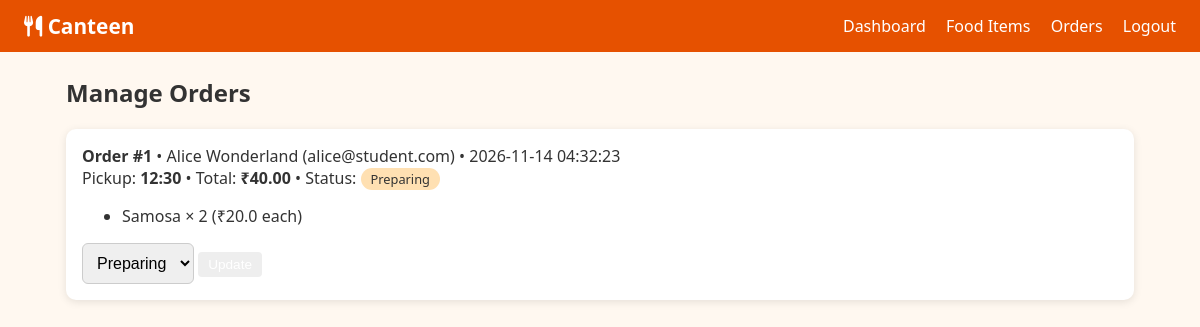
Page /admin/orders (signed in) on the committed database.
### tables this page shows
CREATE TABLE orders (
        order_id INTEGER PRIMARY KEY AUTOINCREMENT,
        user_id INTEGER NOT NULL,
        total_amount REAL NOT NULL,
        pickup_time TEXT NOT NULL,
        order_status TEXT NOT NULL DEFAULT 'Pending',
        created_at TIMESTAMP DEFAULT CURRENT_TIMESTAMP,
        FOREIGN KEY (user_id) REFERENCES users(user_id)
    );

CREATE TABLE users (
        user_id INTEGER PRIMARY KEY AUTOINCREMENT,
        name TEXT NOT NULL,
        email TEXT UNIQUE NOT NULL,
        password_hash TEXT NOT NULL,
        role TEXT NOT NULL DEFAULT 'student'
    );

CREATE TABLE order_items (
        order_item_id INTEGER PRIMARY KEY AUTOINCREMENT,
        order_id INTEGER NOT NULL,
        food_id INTEGER NOT NULL,
        quantity INTEGER NOT NULL,
        price REAL NOT NULL,
        FOREIGN KEY (order_id) REFERENCES orders(order_id),
        FOREIGN KEY (food_id) REFERENCES food_items(food_id)
    );

CREATE TABLE food_items (
        food_id INTEGER PRIMARY KEY AUTOINCREMENT,
        food_name TEXT NOT NULL,
        description TEXT,
        price REAL NOT NULL,
        category TEXT NOT NULL,
        image TEXT,
        availability TEXT NOT NULL DEFAULT 'Available'
    );

### app.py (the view)
@app.route("/admin/orders")
@admin_required
def admin_orders():
    orders = orders_with_items()
    return render_template("admin_orders.html", orders=orders)

### app.py (called while the page is built)
def get_db():
    if "db" not in g:
        g.db = sqlite3.connect(DB_PATH)
        g.db.row_factory = sqlite3.Row
        g.db.execute("PRAGMA foreign_keys = ON;")
    return g.db

def admin_required(f):
    @wraps(f)
    def decorated_function(*args, **kwargs):
        if session.get("role") != "admin":
            flash("Administrator login required.")
            return redirect(url_for("admin_login"))
        return f(*args, **kwargs)
    return decorated_function

@app.context_processor
def inject_context():
    cart = session.get("cart", {})
    cart_count = 0
    if isinstance(cart, dict):
        cart_count = sum(qty for qty in cart.values() if isinstance(qty, int) and qty > 0)
    return dict(cart_count=cart_count, statuses=STATUSES)

def orders_with_items(where_clause="", args=()):
    db = get_db()
    query = f"""
        SELECT o.*, u.name, u.email
        FROM orders o
        JOIN users u ON u.user_id = o.user_id
        {where_clause}
        ORDER BY o.order_id DESC
    """
    order_rows = db.execute(query, args).fetchall()
    results = []
    for order in order_rows:
        item_rows = db.execute("""
            SELECT f.food_name, oi.quantity, oi.price
            FROM order_items oi
            JOIN food_items f ON f.food_id = oi.food_id
            WHERE oi.order_id = ?
        """, (order["order_id"],)).fetchall()
        results.append((order, item_rows))
    return results

### templates/admin_orders.html (shortened to what this page needs)
{% extends "base.html" %}
{% block content %}
<h2>Manage Orders</h2>
{% for o, items in orders %}
<div class="card wide">
  <b>Order #{{ o.order_id }}</b> &bull; {{ o.name }} ({{ o.email }}) &bull; {{ o.created_at }}<br>
  Pickup: <b>{{ o.pickup_time }}</b> &bull; Total: <b>₹{{ '%.2f'|format(o.total_amount) }}</b> &bull;
  Status: <span class="badge {{ 'bad' if o.order_status == 'Rejected' }}">{{ o.order_status }}</span>
  <ul>{% for i in items %}<li>{{ i.food_name }} × {{ i.quantity }} (₹{{ i.price }} each)</li>{% endfor %}</ul>
  <form method="post" action="{{ url_for('update_status', order_id=o.order_id) }}" class="inline">
    <select name="status">
      {% for s in statuses + ['Rejected'] %}<option {{ 'selected' if s == o.order_status }}>{{ s }}</option>{% endfor %}
    </select>
    <button class="btn sm">Update</button>
  </form>
</div>
{% else %}<p>No orders yet.</p>{% endfor %}
{% endblock %}

### static/style.css (style rules this page uses)
* { box-sizing: border-box; }
body { margin: 0; font-family: Segoe UI, Arial, sans-serif; background: #fff8f0; color: #333; }
.card { background: #fff; padding: 16px; border-radius: 10px; box-shadow: 0 2px 8px rgba(0,0,0,.1); }
.card.wide { margin-bottom: 14px; }
input, select { padding: 10px; border: 1px solid #ccc; border-radius: 6px; font-size: 1rem; }
.btn { display: inline-block; background: #e65100; color: #fff; border: 0; padding: 10px 18px; border-radius: 6px; cursor: pointer; text-decoration: none; font-size: 1rem; }
.btn.sm, .sm { padding: 5px 10px; font-size: .85rem; }
.sm { border: 0; border-radius: 4px; cursor: pointer; background: #eee; }
.tag, .badge { background: #ffe0b2; padding: 2px 10px; border-radius: 12px; font-size: .8rem; }
.inline { display: inline; }

### rows in the picture
orders: order_id "1", name "Alice Wonderland", email "alice@student.com", created_at "2026-11-14 04:32:23", pickup_time "12:30", total_amount "40.00", order_status "Preparing"
order_items: food_name "Samosa", quantity "2", price "20.0"

### other values in the picture
form field status "Preparing"
